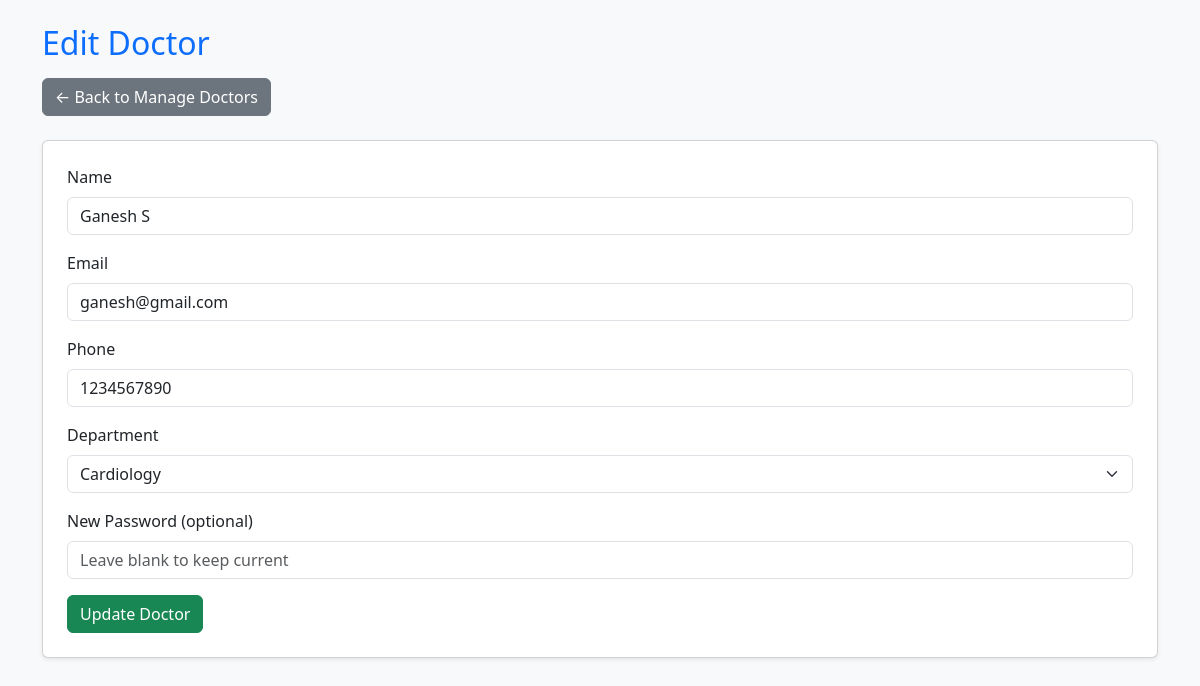
Screenshot of /admin/doctor/edit/2 (signed in) with the database file from the repository.
### app/models.py (models this page shows, shortened)
class User(UserMixin, db.Model):
    __tablename__ = 'users'
    id = db.Column(db.Integer, primary_key=True)
    role = db.Column(db.String(20), nullable=False)
    email = db.Column(db.String(120), unique=True, nullable=False)
    password_hash = db.Column(db.String(128), nullable=False)
    name = db.Column(db.String(120), nullable=False)
    phone = db.Column(db.String(20))
    department_id = db.Column(db.Integer, db.ForeignKey('departments.id'))  # NEW LINE
    created_at = db.Column(db.DateTime, default=datetime.utcnow)
    is_active = db.Column(db.Boolean, default=True)

class Department(db.Model):
    __tablename__ = 'departments'
    id = db.Column(db.Integer, primary_key=True)
    name = db.Column(db.String(100), unique=True, nullable=False)
    description = db.Column(db.Text)
    doctors = db.relationship('User', backref='department', lazy=True)

### app/routes.py (the view, shortened to what this page needs)
    @app.route('/admin/doctor/edit/<int:doctor_id>', methods=['GET', 'POST'])
    @login_required
    def edit_doctor(doctor_id):
        if current_user.role != 'admin':
            flash('Unauthorized access!', 'danger')
            return redirect(url_for('login'))
        from .models import Department  # import inside for safety
        doctor = User.query.get_or_404(doctor_id)
        departments = Department.query.all()
        if doctor.role != 'doctor':
            flash('Invalid doctor record.', 'danger')
            return redirect(url_for('manage_doctors'))
        return render_template('edit_doctor.html', doctor=doctor, departments=departments)

### app/__init__.py (called while the page is built)
def create_app():
    app = Flask(__name__, template_folder="templates")
    app.config['SQLALCHEMY_DATABASE_URI'] = 'sqlite:///hms.db'
    app.config['SQLALCHEMY_TRACK_MODIFICATIONS'] = False
    app.config['SECRET_KEY'] = 'dev-secret-change-this'
    db.init_app(app)
    login_manager.init_app(app)
    @login_manager.user_loader
    def load_user(user_id):
        return User.query.get(int(user_id))
    @app.route('/')
    def index():
        return render_template('index.html')
    from .routes import init_routes
    init_routes(app)
    return app

### app/templates/edit_doctor.html (shortened to what this page needs)
<!DOCTYPE html>
<html>
<head>
    <link rel="stylesheet" href="https://cdn.jsdelivr.net/npm/bootstrap@5.3.2/dist/css/bootstrap.min.css">
</head>
<body class="bg-light">
<div class="container mt-4">
  <h2 class="text-primary mb-3">Edit Doctor</h2>
  <a href="{{ url_for('manage_doctors') }}" class="btn btn-secondary mb-4">← Back to Manage Doctors</a>
  <div class="card p-4 shadow-sm">
    <form method="POST">
      <div class="mb-3">
        <label class="form-label">Name</label>
        <input type="text" name="name" value="{{ doctor.name }}" class="form-control" required>
      </div>
      <div class="mb-3">
        <label class="form-label">Email</label>
        <input type="email" name="email" value="{{ doctor.email }}" class="form-control" required>
      </div>
      <div class="mb-3">
        <label class="form-label">Phone</label>
        <input type="text" name="phone" value="{{ doctor.phone }}" class="form-control" required>
      </div>
      <div class="mb-3">
        <label class="form-label">Department</label>
        <select name="department_id" class="form-select" required>
            {% for dept in departments %}
                <option value="{{ dept.id }}" {% if doctor.department_id == dept.id %}selected{% endif %}>
                    {{ dept.name }}
                </option>
            {% endfor %}
        </select>
      </div>
      <div class="mb-3">
        <label class="form-label">New Password (optional)</label>
        <input type="password" name="password" placeholder="Leave blank to keep current" class="form-control">
      </div>
      <button type="submit" class="btn btn-success">Update Doctor</button>
    </form>
  </div>
</div>
</body>
</html>

### rows the page displays
User: name "Ganesh S", email "ganesh@gmail.com", phone "1234567890", department_id "Cardiology"
